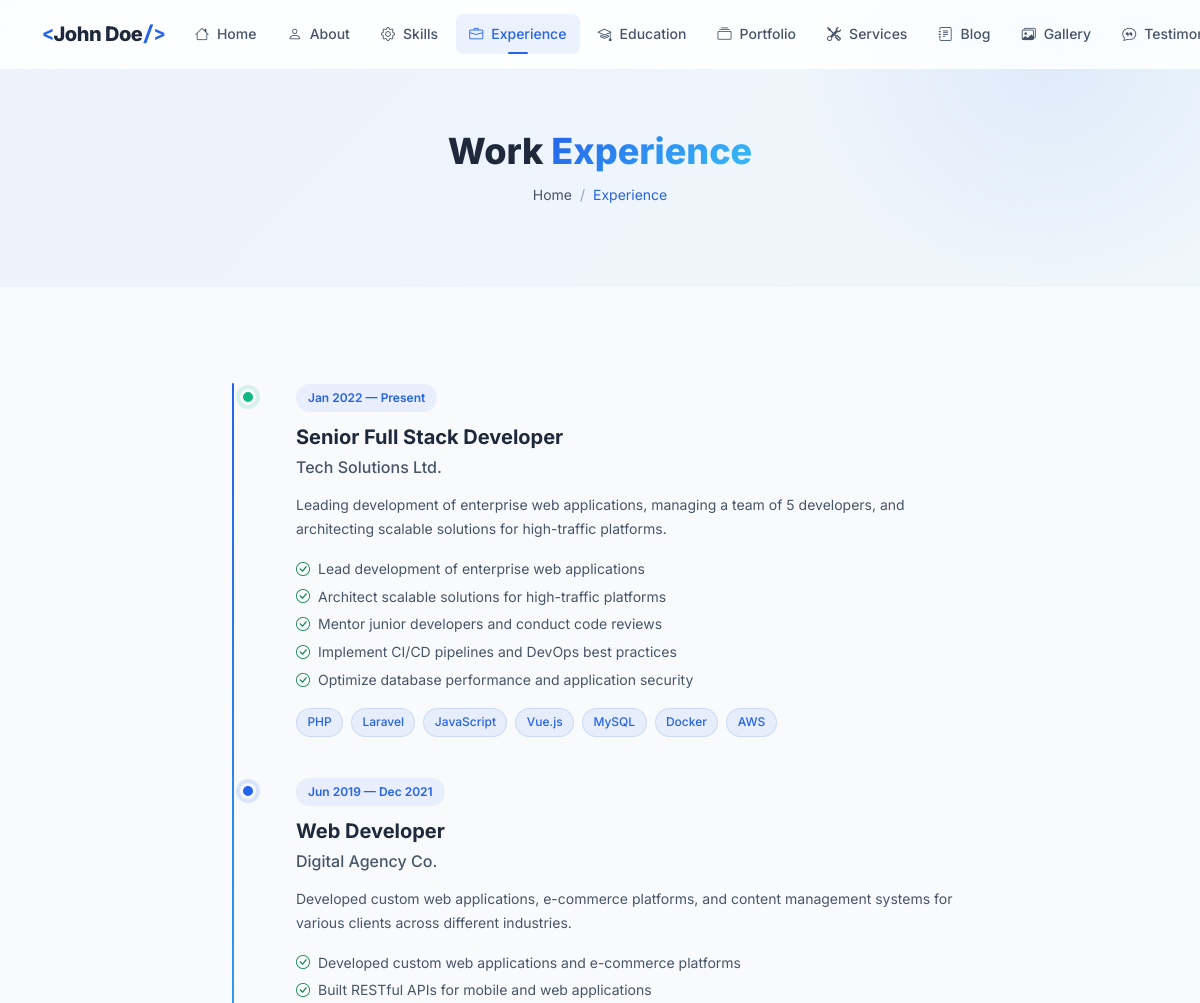
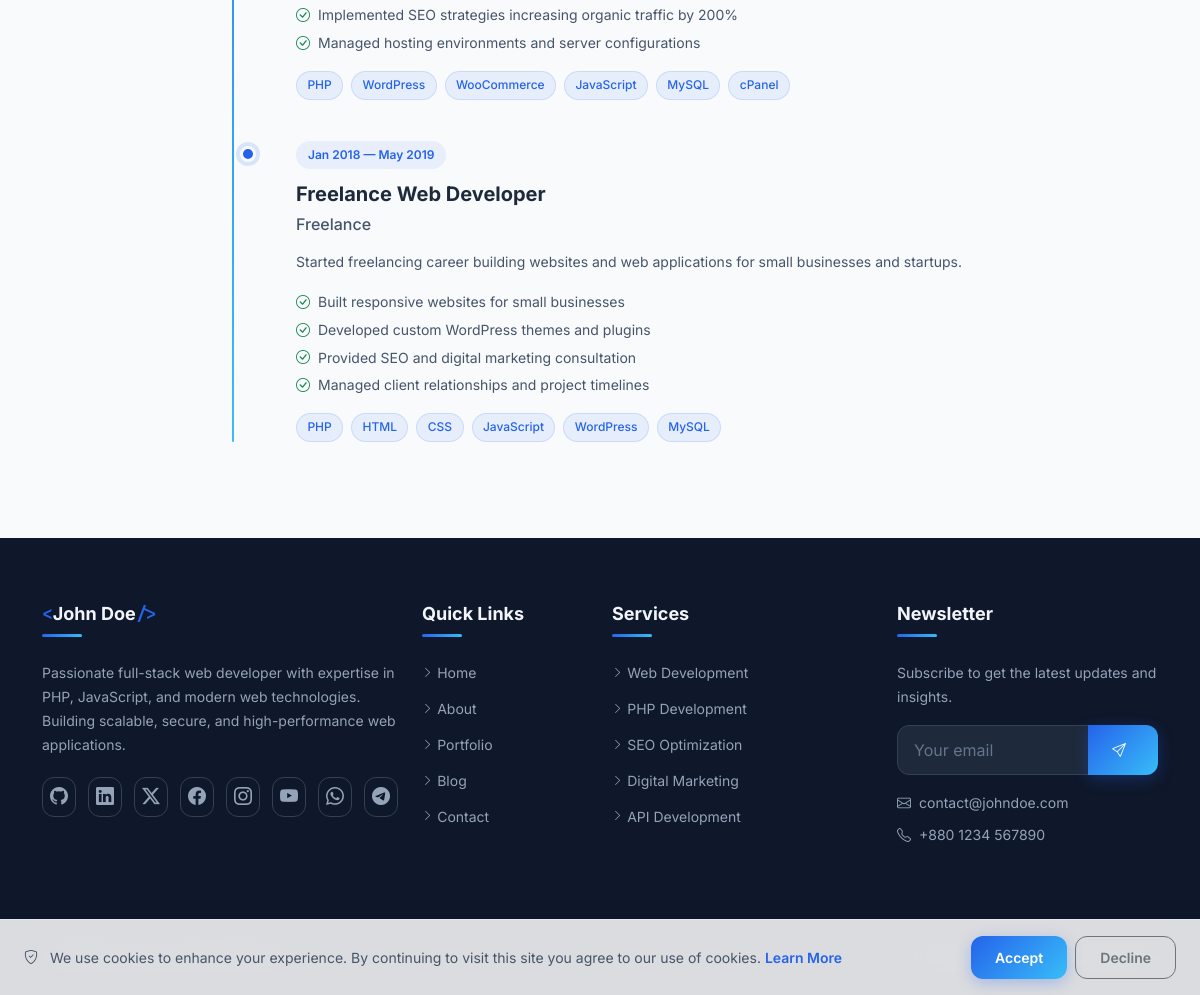
Screenshot of /experience with the database file from the repository (2 pictures, top to bottom).
### tables this page shows
CREATE TABLE IF NOT EXISTS `profile` (
    `id` INT UNSIGNED AUTO_INCREMENT PRIMARY KEY,
    `user_id` INT UNSIGNED NOT NULL,
    `full_name` VARCHAR(150) NOT NULL,
    `profession` VARCHAR(255) DEFAULT NULL,
    `photo` VARCHAR(255) DEFAULT NULL,
    `bio_short` TEXT DEFAULT NULL,
    `bio_full` LONGTEXT DEFAULT NULL,
    `birthday` DATE DEFAULT NULL,
    `nationality` VARCHAR(100) DEFAULT NULL,
    `location` VARCHAR(255) DEFAULT NULL,
    `languages` VARCHAR(500) DEFAULT NULL,
    `email` VARCHAR(255) DEFAULT NULL,
    `phone` VARCHAR(50) DEFAULT NULL,
    `website` VARCHAR(255) DEFAULT NULL,
    `mission` TEXT DEFAULT NULL,
    `vision` TEXT DEFAULT NULL,
    `goals` TEXT DEFAULT NULL,
    `typing_texts` TEXT DEFAULT NULL COMMENT 'JSON array of typing animation texts',
    `stats_experience_years` INT UNSIGNED DEFAULT 0,
    `stats_projects` INT UNSIGNED DEFAULT 0,
    `stats_clients` INT UNSIGNED DEFAULT 0,
    `stats_awards` INT UNSIGNED DEFAULT 0,
    `created_at` DATETIME DEFAULT CURRENT_TIMESTAMP,
    `updated_at` DATETIME DEFAULT CURRENT_TIMESTAMP ON UPDATE CURRENT_TIMESTAMP,
    FOREIGN KEY (`user_id`) REFERENCES `users`(`id`) ON DELETE CASCADE,
    INDEX `idx_user` (`user_id`)
);

CREATE TABLE IF NOT EXISTS `experience` (
    `id` INT UNSIGNED AUTO_INCREMENT PRIMARY KEY,
    `company` VARCHAR(200) NOT NULL,
    `position` VARCHAR(200) NOT NULL,
    `start_date` DATE NOT NULL,
    `end_date` DATE DEFAULT NULL COMMENT 'NULL = present',
    `is_current` TINYINT(1) DEFAULT 0,
    `description` TEXT DEFAULT NULL,
    `responsibilities` TEXT DEFAULT NULL COMMENT 'JSON array',
    `technologies` VARCHAR(500) DEFAULT NULL,
    `company_logo` VARCHAR(255) DEFAULT NULL,
    `company_url` VARCHAR(255) DEFAULT NULL,
    `sort_order` INT UNSIGNED DEFAULT 0,
    `is_active` TINYINT(1) DEFAULT 1,
    `created_at` DATETIME DEFAULT CURRENT_TIMESTAMP,
    `updated_at` DATETIME DEFAULT CURRENT_TIMESTAMP ON UPDATE CURRENT_TIMESTAMP,
    INDEX `idx_sort` (`sort_order`),
    INDEX `idx_dates` (`start_date`, `end_date`)
);

CREATE TABLE IF NOT EXISTS `social_links` (
    `id` INT UNSIGNED AUTO_INCREMENT PRIMARY KEY,
    `platform` VARCHAR(50) NOT NULL,
    `url` VARCHAR(255) NOT NULL,
    `icon` VARCHAR(100) NOT NULL,
    `color` VARCHAR(20) DEFAULT NULL,
    `sort_order` INT UNSIGNED DEFAULT 0,
    `is_active` TINYINT(1) DEFAULT 1,
    `created_at` DATETIME DEFAULT CURRENT_TIMESTAMP,
    INDEX `idx_sort` (`sort_order`)
);

### pages/experience.php (the view, shortened to what the rows shown need)
<?php
$experiences = [];
try {
    $experiences = $db->fetchAll("SELECT * FROM experience WHERE is_active = 1 ORDER BY sort_order ASC, start_date DESC");
} catch (Exception $e) {}
?>
<section class="page-header">
    <div class="container">
        <h1 class="page-title" data-aos="fade-up">Work <span class="gradient-text">Experience</span></h1>
    </div>
</section>
<section class="section">
    <div class="container">
        <div class="row justify-content-center">
            <div class="col-lg-8">
                <div class="timeline">
                    <?php foreach ($experiences as $index => $exp): ?>
                    <div class="timeline-item <?php echo $exp['is_current'] ? 'current' : ''; ?>" data-aos="fade-up" data-aos-delay="<?php echo $index * 100; ?>">
                        <span class="timeline-date">
                            <?php echo formatDate($exp['start_date'], 'M Y'); ?> — <?php echo $exp['is_current'] ? 'Present' : formatDate($exp['end_date'], 'M Y'); ?>
                        </span>
                        <h4 class="timeline-title"><?php echo e($exp['position']); ?></h4>
                        <p class="timeline-subtitle">
                            <?php if (!empty($exp['company_url'])): ?>
                                <a href="<?php echo e($exp['company_url']); ?>" target="_blank"><?php echo e($exp['company']); ?></a>
                            <?php else: ?>
                                <?php echo e($exp['company']); ?>
                            <?php endif; ?>
                        </p>
                        <div class="timeline-content">
                            <p><?php echo e($exp['description']); ?></p>
                            <?php
                            $responsibilities = json_decode($exp['responsibilities'] ?? '[]', true);
                            if (!empty($responsibilities)):
                            ?>
                            <ul class="list-unstyled mb-3">
                                <?php foreach ($responsibilities as $resp): ?>
                                <li class="mb-1" style="color: var(--text-secondary); font-size: var(--font-size-sm);">
                                    <i class="bi bi-check-circle text-success me-2"></i><?php echo e($resp); ?>
                                </li>
                                <?php endforeach; ?>
                            </ul>
                            <?php endif; ?>
                            <?php if (!empty($exp['technologies'])): ?>
                            <div class="tech-tags">
                                <?php foreach (explode(',', $exp['technologies']) as $tech): ?>
                                    <?php if (trim($tech)): ?>
                                        <span class="tech-tag"><?php echo e(trim($tech)); ?></span>
                                    <?php endif; ?>
                                <?php endforeach; ?>
                            </div>
                            <?php endif; ?>
                        </div>
                    </div>
                    <?php endforeach; ?>
                </div>
            </div>
        </div>
    </div>
</section>

### templates/header.php (shortened to what the rows shown need)
<?php
$profile = [];
try {
    $profile = $db->fetch("SELECT * FROM profile LIMIT 1") ?? [];
} catch (Exception $e) {
    $profile = [];
}
?>
<!DOCTYPE html>
<html lang="en" data-theme="light">
<head>
    <link rel="stylesheet" href="https://cdn.jsdelivr.net/npm/bootstrap@5.3.3/dist/css/bootstrap.min.css">
    <link rel="stylesheet" href="https://cdn.jsdelivr.net/npm/bootstrap-icons@1.11.3/font/bootstrap-icons.min.css">
    <link rel="stylesheet" href="https://unpkg.com/aos@2.3.1/dist/aos.css">
    <link rel="stylesheet" href="<?php echo asset('css/style.css'); ?>">
</head>
<body>
    <nav class="navbar navbar-expand-lg fixed-top glass-nav" id="mainNav">
        <div class="container">
            <a class="navbar-brand brand-logo" href="<?php echo url('home'); ?>">
                <?php if (!empty(getSetting('site_logo'))): ?>
                    <img src="<?php echo e(uploadUrl(getSetting('site_logo'))); ?>" alt="<?php echo e(SITE_NAME); ?>" height="40">
                <?php else: ?>
                    <span class="brand-text">
                        <span class="brand-accent">&lt;</span><?php echo e($profile['full_name'] ?? 'JD'); ?><span class="brand-accent">/&gt;</span>
                    </span>
                <?php endif; ?>
            </a>
        </div>
    </nav>
    <main id="main-content">

### templates/footer.php (shortened to what the rows shown need)
    </main>
    <footer class="site-footer">
        <div class="footer-top">
            <div class="container">
                <div class="row g-4">
                    <div class="col-lg-4 col-md-6">
                        <div class="footer-widget">
                            <h5 class="footer-title">
                                <span class="brand-accent">&lt;</span><?php echo e($profile['full_name'] ?? SITE_NAME); ?><span class="brand-accent">/&gt;</span>
                            </h5>
                            <p class="footer-desc">
                                <?php echo e(truncate($profile['bio_short'] ?? SITE_DESCRIPTION, 200)); ?>
                            </p>
                            <div class="footer-social">
                                <?php foreach ($socialLinks as $social): ?>
                                <a href="<?php echo e($social['url']); ?>" target="_blank" rel="noopener noreferrer" class="social-icon" title="<?php echo e($social['platform']); ?>" style="--social-color: <?php echo e($social['color'] ?? '#2563EB'); ?>">
                                    <i class="<?php echo e($social['icon']); ?>"></i>
                                </a>
                                <?php endforeach; ?>
                            </div>
                        </div>
                    </div>
                    <div class="col-lg-3 col-md-6">
                        <div class="footer-widget">
                            <div class="footer-contact-info mt-3">
                                <?php if (!empty(getSetting('contact_email'))): ?>
                                <p><i class="bi bi-envelope me-2"></i><?php echo e(getSetting('contact_email')); ?></p>
                                <?php endif; ?>
                                <?php if (!empty(getSetting('contact_phone'))): ?>
                                <p><i class="bi bi-telephone me-2"></i><?php echo e(getSetting('contact_phone')); ?></p>
                                <?php endif; ?>
                            </div>
                        </div>
                    </div>
                </div>
            </div>
        </div>
        <div class="footer-bottom">
            <div class="container">
                <div class="row align-items-center">
                    <div class="col-md-6 text-center text-md-start">
                        <p class="mb-0"><?php echo e(getSetting('footer_text', '© ' . date('Y') . ' ' . ($profile['full_name'] ?? SITE_NAME) . '. All rights reserved.')); ?></p>
                    </div>
                </div>
            </div>
        </div>
    </footer>
</body>
</html>

### rows the page displays
profile: full_name "John Doe", bio_short "Passionate full-stack web developer with expertise in PHP, JavaScript, and modern web technologies. Building scalable, secure, and high-performance web applications.", email "contact@johndoe.com", phone "+880 1234 567890"
experience: start_date "Jan 2022", is_current "Present", position "Senior Full Stack Developer", company "Tech Solutions Ltd.", description "Leading development of enterprise web applications, managing a team of 5 developers, and architecting scalable solutions for high-traffic platforms.", responsibilities "Lead development of enterprise web applications", responsibilities "Architect scalable solutions for high-traffic platforms", responsibilities "Mentor junior developers and conduct code reviews", responsibilities "Implement CI/CD pipelines and DevOps best practices", responsibilities "Optimize database performance and application security", technologies "PHP", technologies "Laravel", technologies "JavaScript", technologies "Vue.js", technologies "MySQL", technologies "Docker", technologies "AWS"
experience: start_date "Jun 2019", end_date "Dec 2021", position "Web Developer", company "Digital Agency Co.", description "Developed custom web applications, e-commerce platforms, and content management systems for various clients across different industries.", responsibilities "Developed custom web applications and e-commerce platforms", responsibilities "Built RESTful APIs for mobile and web applications", responsibilities "Implemented SEO strategies increasing organic traffic by 200%", responsibilities "Managed hosting environments and server configurations", technologies "PHP", technologies "WordPress", technologies "WooCommerce", technologies "JavaScript", technologies "MySQL", technologies "cPanel"
experience: start_date "Jan 2018", end_date "May 2019", position "Freelance Web Developer", company "Freelance", description "Started freelancing career building websites and web applications for small businesses and startups.", responsibilities "Built responsive websites for small businesses", responsibilities "Developed custom WordPress themes and plugins", responsibilities "Provided SEO and digital marketing consultation", responsibilities "Managed client relationships and project timelines", technologies "PHP", technologies "HTML", technologies "CSS", technologies "JavaScript", technologies "WordPress", technologies "MySQL"

### other values shown
$item['label'] "Home"
$item['label'] "About"
$item['label'] "Skills"
$item['label'] "Experience"
$item['label'] "Education"
$item['label'] "Portfolio"
$item['label'] "Services"
$item['label'] "Blog"
$item['label'] "Gallery"
